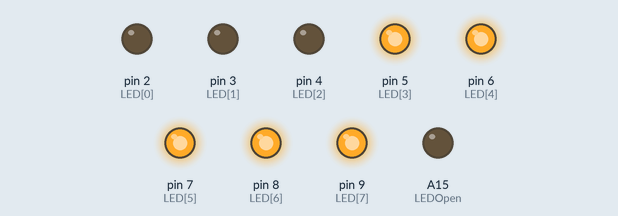
The sketch below on a simulated Arduino Mega 2560, built with avr-gcc and run on an emulated ATmega2560. Parts: output pins drawn as LEDs (lit = HIGH).

Above: at 0.2 s.
At 1.7 s:
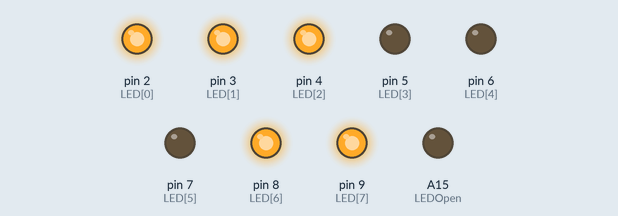
At 2.7 s:
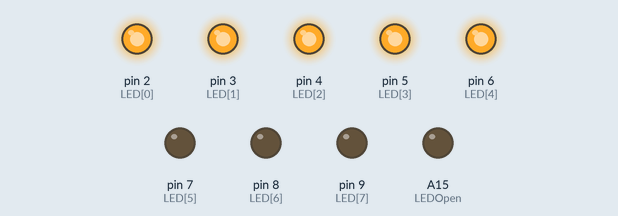
At 3.2 s:
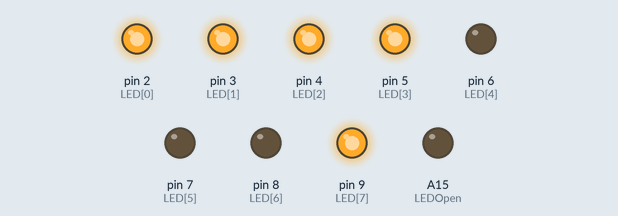
At 4.7 s:
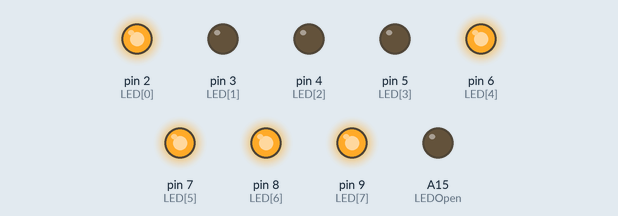
At 6.2 s:
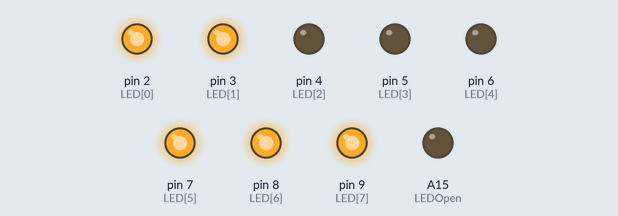
Timing chart, 0 to 6.5 s (numbered marks = the images above):
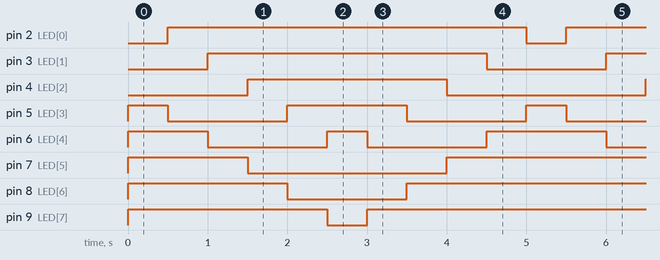

The sketch:

EXE3.ino
```cpp
const int LED[] = {2, 3, 4, 5, 6, 7, 8, 9};
const int LEDOpen = A15;

void setup() {
  // put your setup code here, to run once:

    for(int i = 0; i < 8; i++)
    {

        pinMode(LED[i], OUTPUT);
        digitalWrite(LED[i], HIGH);

    }

    pinMode(LEDOpen, OUTPUT);
    digitalWrite(LEDOpen, LOW);

}

void loop() {
  // put your main code here, to run repeatedly:

    for(int i = 0; i < 6; i++)
    {

        digitalWrite(LED[i], LOW);
        digitalWrite(LED[i + 1], LOW);
        digitalWrite(LED[i + 2], LOW);
        delay(500);
        digitalWrite(LED[i], HIGH);
        digitalWrite(LED[i + 1], HIGH);
        digitalWrite(LED[i + 2], HIGH);

    }

    for(int i = 6; i > 2; i--)
    {

        digitalWrite(LED[i], LOW);
        digitalWrite(LED[i - 1], LOW);
        digitalWrite(LED[i - 2], LOW);
        delay(500);
        digitalWrite(LED[i], HIGH);
        digitalWrite(LED[i - 1], HIGH);
        digitalWrite(LED[i - 2], HIGH);

    }

}
```

Measured:
- by itself, pin 2 (LED[0]), pin 9 (LED[7]): alternates HIGH for 4.5 s and LOW for 0.50 s
- by itself, pin 3 (LED[1]), pin 8 (LED[6]): alternates HIGH for 3.5 s and LOW for 1.5 s
- by itself, pin 4 (LED[2]), pin 7 (LED[5]): alternates HIGH for 2.5 s and LOW for 2.5 s
- by itself, pin 5 (LED[3]): repeats every 5.0 s: HIGH 1.5 s, LOW 1.5 s, HIGH 0.50 s, LOW 1.5 s
- by itself, pin 6 (LED[4]): repeats every 5.0 s: HIGH 0.50 s, LOW 1.5 s, HIGH 1.5 s, LOW 1.5 s
